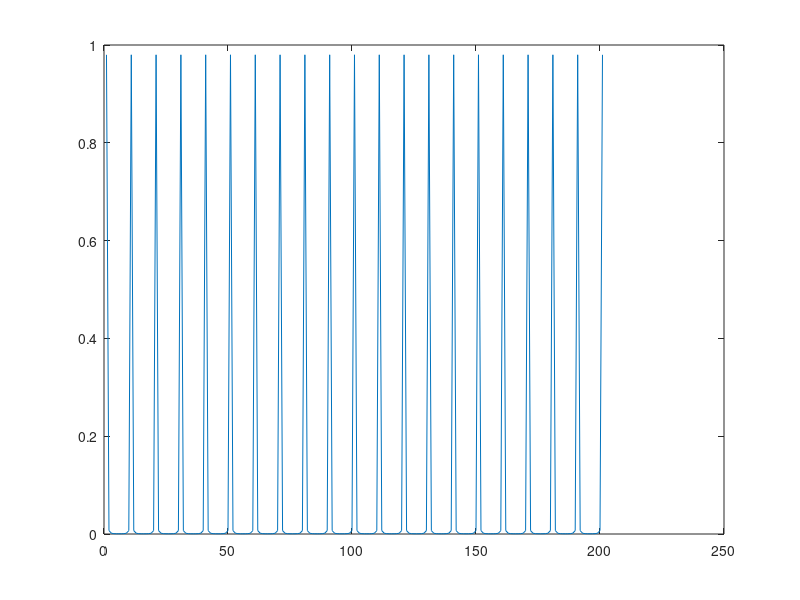

This figure's MATLAB source:
close all;clear all;clc;

figure('Name','Problem1');
A=1;
T=0.1;
d=T/10;
c0=((2/T)*(d/2-(-d/2)))/2;
Cn=zeros(1,201);

for n=-100:1:100
if(n == 0)Cn(n+101)=c0;
else Cn(n+101)=A*d/T*sin(n*pi*d/T)/(n*pi*d/T);
end
W(n+101)=n*1/T;
end

f=zeros(1,201);
for i=-100:1:100
    for k=-100:1:100
        f(i+101)=f(i+101)+Cn(k+101)*exp(j*k*2*pi/T*(i/100));
    end
    f(i+101)=real(fft(f(i+101)));
    t(i+101)=i/100;
end

%subplot(3,1,1),stem(f),axis('tight'), xlabel('Hz'), ylabel('value'),title('d=T/10')
plot(f)
